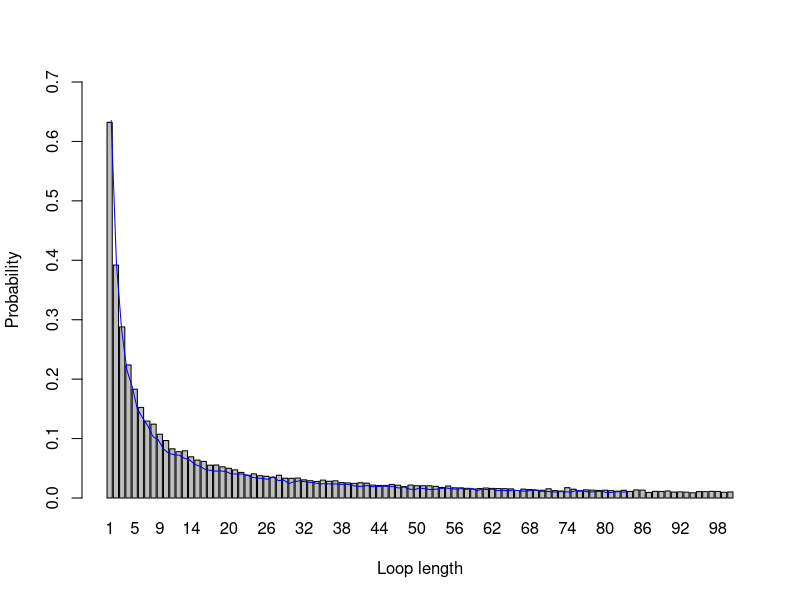

Generate this figure with R:
# Group 18
# Member: Shangyun Sun(S2330859); Ziyi Gu(S2307232); Mengyao Zhang(S2049018).

# Github repo: https://github.com/SSYTOMATO/Groupwork18.git

# Shangyun Sun: wrote the function Unit, Pone and corresponding comments;
#               visualized the probability.
# Ziyi Gu: wrote part of the function dloop and corresponding comments;
#          provided all examples' codes and analysis.
# Mengyao Zhang: wrote the function Pall and part of the function dloop;
#                wrote the overview comment and comments for function Pall.
# Each of us double-checked and optimized others' codes.
# Everyone undertook roughly 1/3 of the work.

#-------------------------------------------------------------------------------

# This code tries to solve a particular problem by three different strategies,
# estimate the probability of success of each strategy by stochastic simulation
# and do some investigation of one strategy which performs surprisingly better.

# The problem: A room contains 2n boxes numbered from 1 to 2n. There are 2n
#              cards, each printed with a unique number from 1 to 2n and
#              randomly placed one in each box. 2n prisoners numbered from 1 to
#              2n need to find the card with their number on it by opening a 
#              maximum on n boxes. After each prisoner’s go, the room is set to
#              its original state and communication is not allowed. If all
#              prisoners succeed in finding their number, then they all go free.

# Strategy 1: The prisoner starts at the box with their number on it, opens it
#             and find the card with number k. If k is not their prisoner number,
#             they go to box number k, open it and repeat the process until they
#             have either found the card with their number on it, or opened n 
#             boxes without finding it.
# Strategy 2: As strategy 1, but starting from a randomly selected box.
# Strategy 3: They open n boxes at random, checking each card for their number.

#-------------------------------------------------------------------------------

# 
# a pre function
Unit <- function(n,k,first,box){
# Function unit is a pre-function for other functions later, which is used to 
# determine whether prisoners can successful within n times.
# 
# Input: n (the maximum number that boxes can be opened)
#        k (the index of the first prisoner)
#        first (the index of the first box we chosen)
#        box (the integer simulated randomly, which represents the number on the
#        card contained in each box)
# Output: an integer which is marked as 1 when it success, otherwise marked as 0
  
  box_index <- first
  success <- 0 # 1 represents success, 0 represents failure
  for (i in 1:n){ # loop for n times, because maximum number of opened box is n
    if (k != box[box_index]){ # if k is not the prisoner's number,
      box_index <- box[box_index]  # prisoner goes to box number k, 
                                   # open it and repeat the process.
      
    } else {
      success <- 1 # when the card number equals to prisoner's number, 
      # the experiment is successful, we set success as 1, and stop loop.
      break
    }
  }
  success
}

#-------------------------------------------------------------------------------


# function Pone
Pone <- function(n,k,strategy,nreps=10000){
# Function pone is used to estimate probability of single prisoners success in  
# each strategy within nreps experiments. 
# Input: n (used to calculate the number of prisoners (2*n) and box (2*n))
#        k (the index of the first prisoner)
#        strategy (can equal to 1,2,3, represents 3 strategies respectively)
#        nreps (the amount of experiments, which is defaulted to 10000)
# Output: a float which is the probability 1 prisoner can find his or her number
  success <- 0
    
    # strategy 1
  if (strategy == 1){ # decide to use which stategy
    for (rep in 1:nreps){ # loop for nreps experiments
      box <- sample(2*n,2*n) # random simulate the card's number in boxes
      success <- success + Unit(n,k,k,box) # calculate the number of success
    }
  }
    
    # strategy 2
  else if (strategy == 2){
    for (rep in 1:nreps){
      box <- sample(2*n,2*n)
      first <- sample(2*n,1) # start the experiment with random selected box
      success <- success + Unit(n,k,first,box)
    }
  }
  
    # strategy 3
  else if(strategy == 3){
    for (rep in 1:nreps){
      choice <-sample(2*n,n) # open n boxes at random
      success <- success + k %in% choice # if k is in those opened box's 
      # card number, we think experiment success.
    }
  } 
  success/nreps # success probability = (the number of simulations with
                # result of success) / (the total number of simulations)
}

#-------------------------------------------------------------------------------

Pall <- function(n,strategy,nreps=10000){
  
  # Estimate the probability of all prisoners finding their number
  # By stochastic simulation
  
  # Input: n (the maximum number of boxes one prisoner can open, also, 2n is
  #           the number of prisoners, boxes and cards)
  #        strategy (take values of 1, 2, 3,
  #                  corresponding to strategies stated above)
  #        nreps (the number of replicate simulations to run in order to
  #               estimate the probability, with default value 10000)
  # Output: a float which is the probability of all prisoners finding their number
  
  success_num <- 0  # the times of simulations with result of success
  
  # strategy 1
  
  if (strategy == 1){
    for (rep in 1:nreps){     # loop for every simulation
      success <- 1            # 1 represents success, 0 represents failure
      box <- sample(2*n,2*n)  # place 2n card randomly
      for (k in 1:(2*n)){     # loop for every prisoner
        success <- success * Unit(n,k,k,box)  # variable success will remain 1
                                              # if every prisoner successes, but
                                              # will be 0 if any one fails
        if (success == 0){break}  # fail, no need to continue
      }
    success_num <- success_num + success  # if success, success_num will add 1
    }
  }
  
  # strategy 2
  
  else if (strategy == 2){      # similar as the strategy 1
    for (rep in 1:nreps){
      success <- 1
      box <- sample(2*n,2*n)
      for (k in 1:(2*n)){
        first <- sample(2*n,1)  # randomly choose the first box
        success <- success * Unit(n,k,first,box)
        if (success == 0){break}
      }
      success_num <- success_num + success  
    }
  }
  
  # strategy 3

  else {
    for (rep in 1:nreps){
      success <- 1
      for (k in 1:(2*n)){
        choice <-sample(2*n,n)  # randomly choose half of boxes 
        success <- success * k %in% choice # whether the prisoner's number is in
                                           # the boxes he chooses
        if (success == 0){break}
      }
      success_num <- success_num + success
    }
  } 
  
  success_num/nreps  # success probability = (the number of simulations with
                     # result of success) / (the total number of simulations) 
}

#-------------------------------------------------------------------------------

# Example codes for n = 5 and 50 with three different strategies
# results for each n is shown in a matrix
# row i is the result of strategy i
# column 1 is individual probability and column 2 is joint success probability

matrix_n5 <- matrix(0,3,2)
for (strategy in 1:3){
  matrix_n5[strategy,1] <- Pone(5,1,strategy)
  matrix_n5[strategy,2] <- Pall(5,strategy)
}
matrix_n5

# n = 50 matrix, row-strategy, column-indi/joint
matrix_n50 <- matrix(0,3,2)
for (strategy in 1:3){
  matrix_n50[strategy,1] <- Pone(50,1,strategy)
  matrix_n50[strategy,2] <- Pall(50,strategy)
}
matrix_n50

# Remarks on the result
# Individual success probability of each strategy range from about 0.4 to 0.5.
# The difference among each probability is not large.
# However, there is huge difference in joint probability. 
# Joint success probability of strategy 1 is surprisingly high, with about 0.3,
# but Joint success probability of strategy 2&3 are close to 0.
# The result is more obvious when n becomes larger.


#-------------------------------------------------------------------------------

dloop <- function(n,nreps=10000){
  
# Function dloop is used to estimate probability of each loop length from 1
# to 2n occurring at least once in a random shuffling of cards to boxes
  
# Input: n (2n is used to calculate the number of boxes, loop length and 
#           number of frequency of each loop length)
#        nreps (the number of replicate simulations to run in order to 
#               estimate the probability, with default value 10000)
# Output: a 2n vector of probabilities of each loop length occurring at
#         least once in a random shuffling of cards to boxes
  
    freq <- rep(0,2*n)   # number of each loop length occurring 
  for (reps in 1:nreps){ # loop for nreps simulations
    u <- sample(2*n,2*n) # generate cards number in boxes
    u_index <- 1:(2*n)   # a vector of box number
    len_list <- c()      # a vector to store the loop length
    while (length(u_index) != 0){ # while there are still boxes to be opened
      first <- u_index[1] # the first box number 
      k <- first          # box number with initial value equal to first
      ring <- k           # loop starting with number k
      length <- 1         # loop length with initial value 1
      while (u[k] != first){ # while card number in box k is not equal to
                             # the first box number
        k <- u[k]            # let box number equal to the card number 
        length <- length + 1 # loop length increases 1
        ring <- c(ring,k)    # add the new box number to the loop
      }
      u_index <- u_index[-which(u_index %in% ring)] # remove the box number used
      len_list <- c(len_list,length)                # store this loop length
    }
    # add one to the corresponding loop length frequency 
    freq[which(1:(2*n) %in% len_list)] <- freq[which(1:(2*n) %in% len_list)] + 1
  }
  freq/nreps # probability = (the number of simulations with result of freq)
             #  / (the total number of simulations)
}

test <- dloop(50)
test
prob <- 1 - sum(test[51:100])
prob



# Q6
x<-seq(1,100)

barplot(dloop(50),names=x,xlab = 'Loop length',ylab = 'Probability',ylim = c(0,0.7))
lines(x,dloop(50),type="l",col="blue")
# Analysis:
# When we perform the experiment with n=50. We can see from the graph 
# that a loop of length 1 has a higher probability compared to the other lengths.
# And as the length increases, the probability decreases abruptly. 
# When the length of the loop exceeds 50, the probability tends to zero.
# This is keeping up with our rules that the maximum number of boxes 
# that can be opened is n=50, otherwise it is considered a failure. 
# Therefore the probability of success in a loop of these lengths should be 0.
